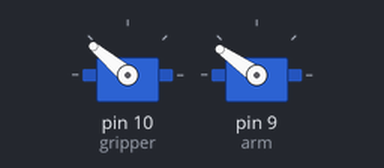
A sketch run on a simulated Arduino Uno, built with avr-gcc and run on an emulated ATmega328P. Parts: 2 × servo.

Above: at 1.05 s.
At 2.0 s:
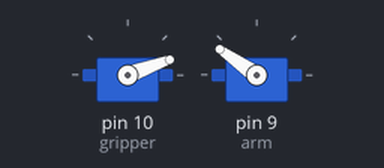
At 3.05 s:
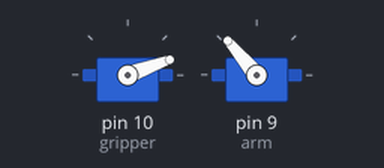
At 5.1 s:
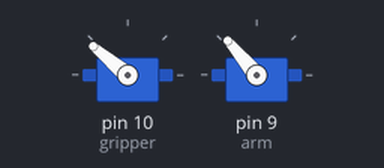
Timing chart, 0 to 6.3 s (numbered marks = the images above):
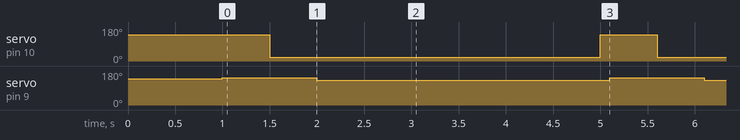

The sketch:

shuttle_gripper.ino
```cpp
#include <Servo.h>
Servo gripper,arm;
int pos = 0;
//int pin1=11;
//int pin2=10;
//int i;

void setup()
{ //initialising
  gripper.attach(10);
  arm.attach(9);

  arm.write(140);

  gripper.write(140);
  delay(1000);
  //Serial.begin(9600);
  //delay(4000);
}

void loop()
{ arm.write(145);
  delay(500);
  gripper.write(20); //grip pos=20 release pos=140
  delay(500);
  //arm.write(120);
  //delay(100);
  arm.write(130);     //up pos=150 down pos=130
  delay(3000);
  gripper.write(140);
  delay(100);

  //gripper.write(0);
  //arm.write(10);
  //delay(10000);
  /*
  if(Serial.available()>0)
  {
      char ch=Serial.read();
      for(i=10;i<=80;i++)
      {
        arm.write(i);
        delay(5);
      }
      for(i=0;i<=140;i++)
      {
        gripper.write(i);
        delay(5);
      }
      for(i=80;i>=10;i--)
      {
        arm.write(i);
        delay(5);
      }
      for(i=140;i>=0;i--)
      {
        gripper.write(i);
        delay(5);
      }
  }
  */
}
```

Measured:
- by itself, servo on pin 10 (gripper): alternates 140° for 0.60 s and 20° for 3.5 s
- by itself, servo on pin 9 (arm): alternates 145° for 1.0 s and 130° for 3.1 s
